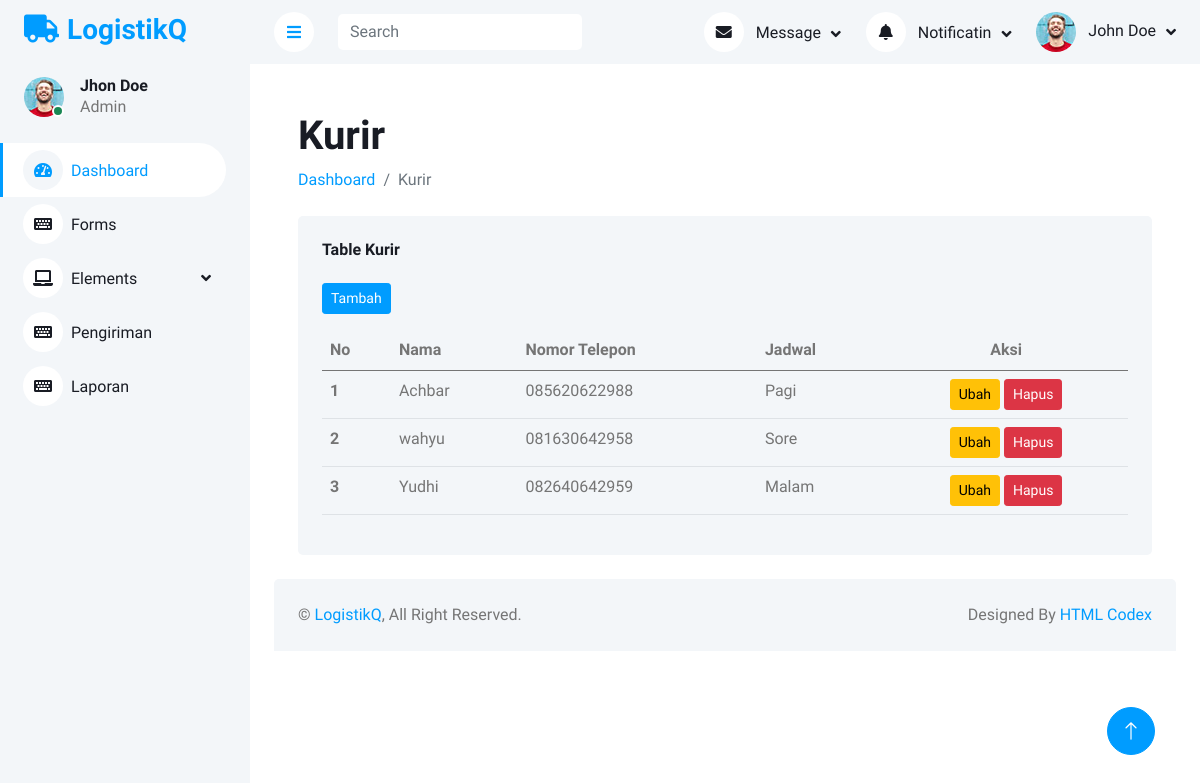
The page /LogistikQ/index.php?url=Pages/kurir/dtkurir on the database as committed earlier.
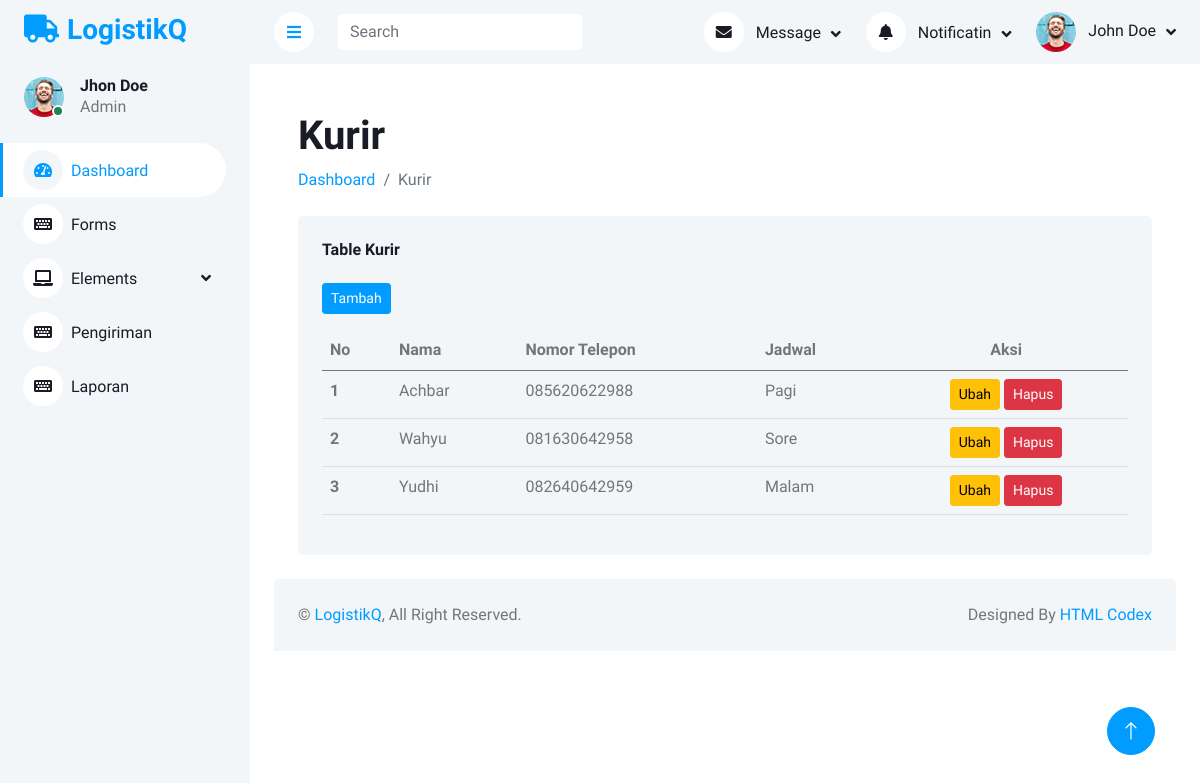
The same page on the database as committed later.
### tables this page shows
CREATE TABLE `kurir` (
  `id` int(11) NOT NULL,
  `nama` varchar(45) NOT NULL,
  `nomor_telepon` varchar(45) NOT NULL,
  `jadwal` varchar(45) DEFAULT NULL
);

### LogistikQ/models/kurir.php (called while the page is built, shortened)
<?php
class kurir
{
    private $koneksi;
    public function __construct()
    {
        global $dbh;
        $this->koneksi = $dbh;
    }
    public function dataKurir()
    {
        $sql = "SELECT * FROM kurir";
        $ps = $this->koneksi->prepare($sql);
        $ps->execute();
        $rs = $ps->fetchALL();
        return $rs;
    }
}

### LogistikQ/Pages/kurir/dtkurir.php (the view, shortened to what this page needs)
<?php
$model =  new kurir();
$data_kurir = $model->dataKurir();
?>
<div class="container-fluid pt-4 px-4">
    <h1 class="mt-4">Kurir</h1>
    <ol class="breadcrumb mb-4">
        <li class="breadcrumb-item"><a href="index.php?url=Pages/kurir/dashboard">Dashboard</a></li>
        <li class="breadcrumb-item active">Kurir</li>
    </ol>
    <div class="row g-4">
        <div class="col-12">
            <div class="bg-light rounded h-100 p-4">
                <h6 class="mb-4">Table Kurir</h6>
                <a href="index.php?url=Pages/kurir/kurir_form">
                    <button class="btn btn-sm btn-primary mb-3">Tambah</button>
                </a>
                <div class="table-responsive">
                    <table class="table">
                        <thead>
                            <tr>
                                <th class="text-bold" scope="col">No</th>
                                <th class="text-bold" scope="col">Nama</th>
                                <th class="text-bold" scope="col">Nomor Telepon</th>
                                <th class="text-bold" scope="col">Jadwal</th>
                                <th class="text-bold text-center" scope="col">Aksi</th>
                            </tr>
                        </thead>
                        <tbody>
                            <?php $id = 1; ?>
                            <?php foreach ($data_kurir as $row) : ?>
                                <tr>
                                    <th scope="row"><?= $id; ?></th>
                                    <td><?= $row['nama']; ?></td>
                                    <td><?= $row['nomor_telepon']; ?></td>
                                    <td><?= $row['jadwal']; ?></td>
                                    <td class="text-center">
                                        <form action="Pages/kurir/kurir_controller.php" method="POST">
                                            <a href="index.php?url=Pages/kurir/kurir_form&idedit=<?= $row['id'] ?>">
                                                <button type="button" class="btn btn-warning btn-sm">Ubah</button>
                                            </a>
                                            <button type="submit" class="btn btn-danger btn-sm" name="proses" value="hapus" onclick="return confirm('Yakin ingin menghapus')">Hapus</button>
                                        </form>
                                    </td>
                                </tr>
                                <?php $id++; ?>
                            <?php endforeach; ?>
                        </tbody>
                    </table>
                </div>
            </div>
        </div>
    </div>
</div>

Rows that differ between the two databases and show on the page:
changed kurir "Sore": nama "wahyu" → "Wahyu"
